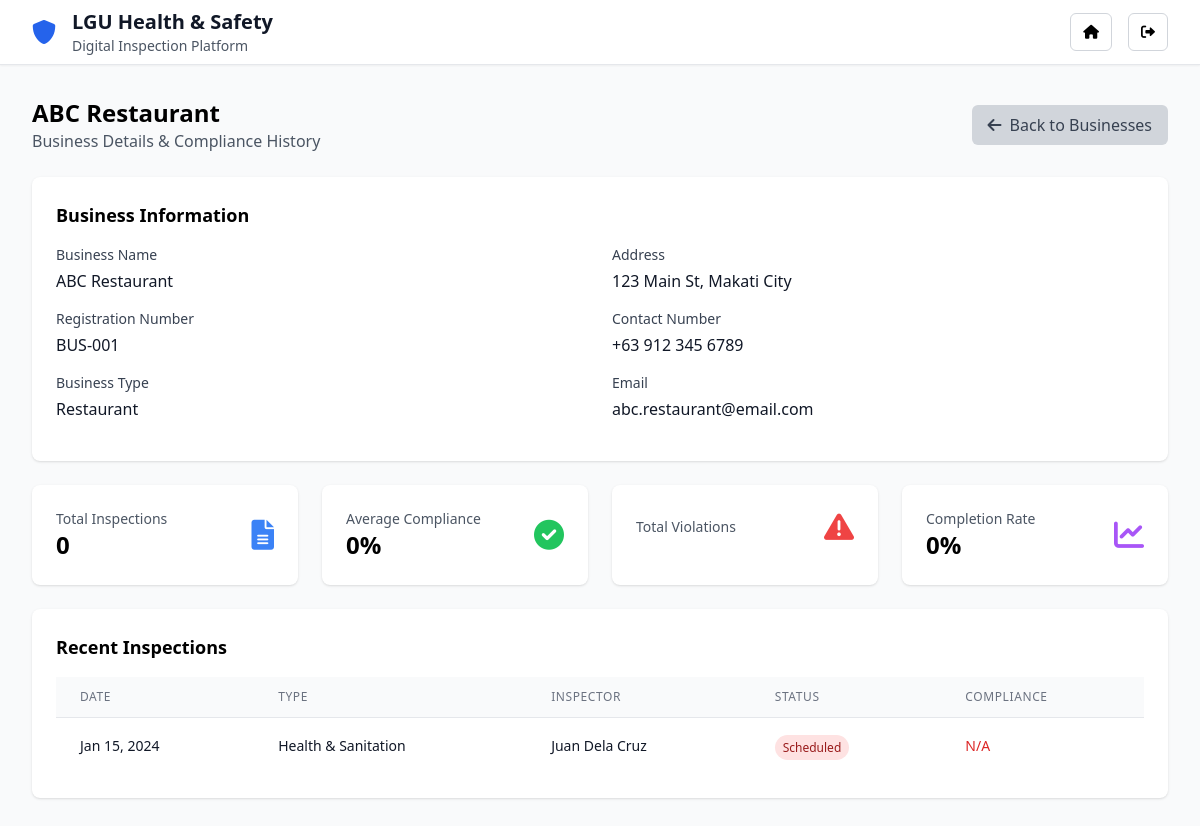
Page /admin/business_view.php?id=1 (signed in) on the earlier database version.
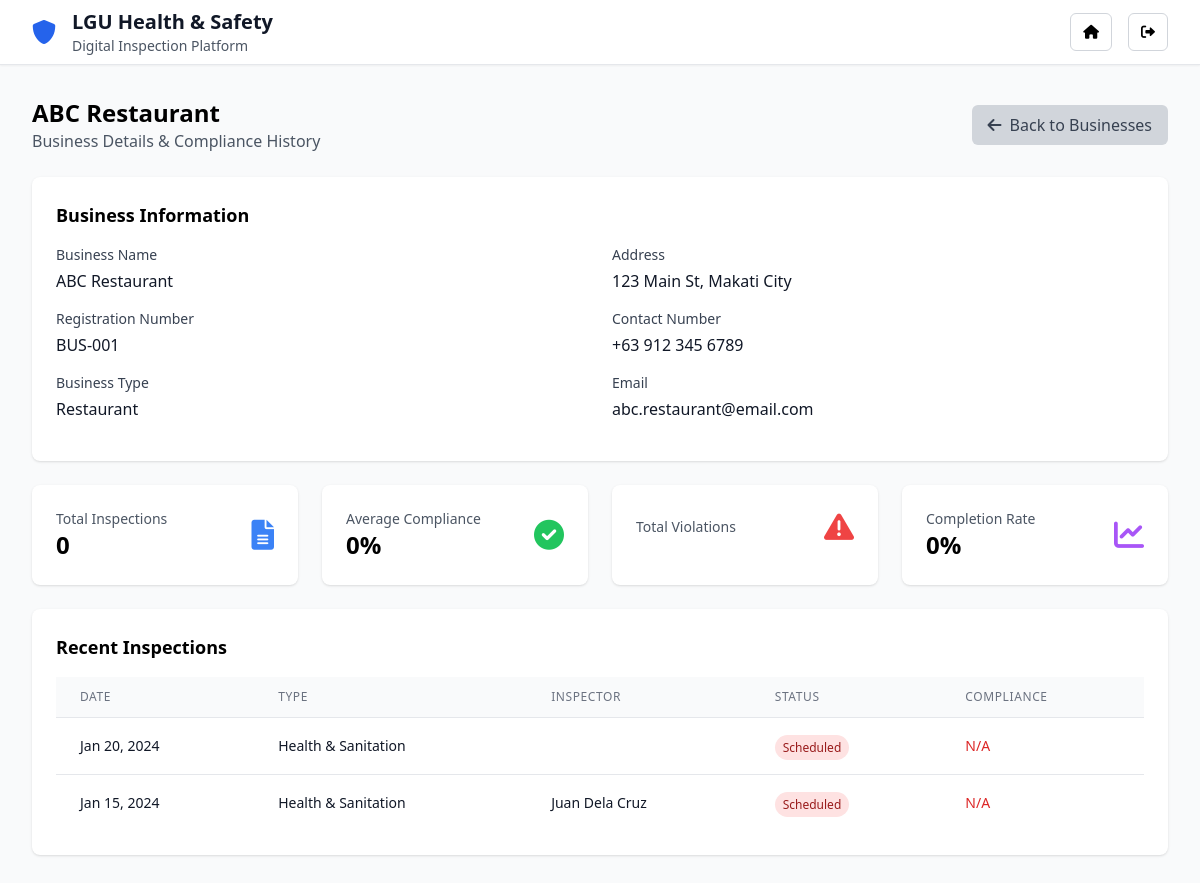
Same page on the later database version.
### tables this page shows
CREATE TABLE inspections (
    id INT PRIMARY KEY AUTO_INCREMENT,
    business_id INT NOT NULL,
    inspector_id INT NULL,
    inspection_type_id INT NOT NULL,
    scheduled_date DATETIME NOT NULL,
    completed_date DATETIME NULL,
    status ENUM('scheduled', 'in_progress', 'completed', 'overdue') NOT NULL DEFAULT 'scheduled',
    priority ENUM('low', 'medium', 'high') NOT NULL DEFAULT 'medium',
    compliance_score INT NULL,
    total_violations INT DEFAULT 0,
    notes TEXT NULL,
    created_at TIMESTAMP DEFAULT CURRENT_TIMESTAMP,
    updated_at TIMESTAMP DEFAULT CURRENT_TIMESTAMP ON UPDATE CURRENT_TIMESTAMP,
    FOREIGN KEY (business_id) REFERENCES businesses(id) ON DELETE CASCADE,
    FOREIGN KEY (inspector_id) REFERENCES users(id) ON DELETE SET NULL,
    FOREIGN KEY (inspection_type_id) REFERENCES inspection_types(id) ON DELETE CASCADE,
    INDEX idx_business (business_id),
    INDEX idx_inspector (inspector_id),
    INDEX idx_status (status),
    INDEX idx_scheduled_date (scheduled_date)
);

CREATE TABLE inspection_types (
    id INT PRIMARY KEY AUTO_INCREMENT,
    name VARCHAR(100) NOT NULL,
    description TEXT NULL,
    created_at TIMESTAMP DEFAULT CURRENT_TIMESTAMP,
    UNIQUE KEY unique_name (name)
);

CREATE TABLE users (
    id INT PRIMARY KEY AUTO_INCREMENT,
    name VARCHAR(255) NOT NULL,
    email VARCHAR(255) UNIQUE NOT NULL,
    password VARCHAR(255) NOT NULL,
    role ENUM('super_admin', 'admin', 'inspector', 'business_owner', 'community_user') NOT NULL DEFAULT 'inspector',
    avatar VARCHAR(255) NULL,
    department VARCHAR(255) NULL,
    certification VARCHAR(255) NULL,
    created_at TIMESTAMP DEFAULT CURRENT_TIMESTAMP,
    updated_at TIMESTAMP DEFAULT CURRENT_TIMESTAMP ON UPDATE CURRENT_TIMESTAMP,
    INDEX idx_email (email),
    INDEX idx_role (role)
);

### models/Business.php (called while the page is built, shortened)
<?php
class Business {
    private $conn;
    private $table_name = "businesses";
    public $id;
    public function __construct($db) {
        $this->conn = $db;
    }
    public function readOne() {
        $query = "SELECT b.*, u.name as owner_name, u.email as owner_email, ui.name as inspector_name
                  FROM " . $this->table_name . " b
                  LEFT JOIN users u ON b.owner_id = u.id
                  LEFT JOIN users ui ON b.inspector_id = ui.id
                  WHERE b.id = ? LIMIT 0,1";
        $stmt = $this->conn->prepare($query);
        $stmt->bindParam(1, $this->id);
        $stmt->execute();
        $row = $stmt->fetch(PDO::FETCH_ASSOC);
        if ($row) {
            return $row;
        }
        return false;
    }
    public function getRecentInspections($business_id, $limit = 5) {
        $query = "SELECT i.*, it.name as inspection_type, u.name as inspector_name
                  FROM inspections i
                  LEFT JOIN inspection_types it ON i.inspection_type_id = it.id
                  LEFT JOIN users u ON i.inspector_id = u.id
                  WHERE i.business_id = ?
                  ORDER BY i.scheduled_date DESC
                  LIMIT ?";
        $stmt = $this->conn->prepare($query);
        $stmt->bindParam(1, $business_id);
        $stmt->bindParam(2, $limit, PDO::PARAM_INT);
        $stmt->execute();
        $inspections = array();
        while ($row = $stmt->fetch(PDO::FETCH_ASSOC)) {
            $inspections[] = $row;
        }
        return $inspections;
    }
}
?>

### admin/business_view.php (the view, shortened to what the changed rows need)
<?php
require_once '../models/Business.php';
$database = new Database();
$db = $database->getConnection();
$business = new Business($db);
$business_id = isset($_GET['id']) ? $_GET['id'] : null;
$business->id = $business_id;
$business_data = $business->readOne();
$recent_inspections = $business->getRecentInspections($business_id, 5);
?>
<!DOCTYPE html>
<html lang="en">
<head>
    <script src="https://cdn.tailwindcss.com"></script>
    <link href="https://cdnjs.cloudflare.com/ajax/libs/font-awesome/6.0.0/css/all.min.css" rel="stylesheet">
</head>
<body class="min-h-screen bg-gray-50">
    <header class="bg-white shadow-sm border-b">
        <div class="max-w-7xl mx-auto px-4 sm:px-6 lg:px-8">
            <div class="flex justify-between items-center h-16">
                <div class="flex items-center space-x-2 sm:space-x-4 min-w-0 flex-1">
                    <div class="min-w-0 flex-1">
                        <h1 class="text-sm sm:text-xl font-bold text-gray-900 truncate">LGU Health & Safety</h1>
                    </div>
                </div>
            </div>
        </div>
    </header>
    <div class="max-w-7xl mx-auto px-4 sm:px-6 lg:px-8 py-4 sm:py-8">
        <div class="flex items-center justify-between mb-6">
            <div>
                <h2 class="text-2xl font-bold"><?php echo $business_data['name']; ?></h2>
            </div>
        </div>
        <div class="bg-white rounded-lg shadow p-6">
            <?php if (empty($recent_inspections)): ?>
                <p class="text-gray-500">No inspections recorded yet.</p>
            <?php else: ?>
                <table class="min-w-full divide-y divide-gray-200">
                    <thead class="bg-gray-50">
                        <tr>
                            <th class="px-6 py-3 text-left text-xs font-medium text-gray-500 uppercase tracking-wider">Date</th>
                            <th class="px-6 py-3 text-left text-xs font-medium text-gray-500 uppercase tracking-wider">Type</th>
                            <th class="px-6 py-3 text-left text-xs font-medium text-gray-500 uppercase tracking-wider">Inspector</th>
                            <th class="px-6 py-3 text-left text-xs font-medium text-gray-500 uppercase tracking-wider">Status</th>
                            <th class="px-6 py-3 text-left text-xs font-medium text-gray-500 uppercase tracking-wider">Compliance</th>
                        </tr>
                    </thead>
                    <tbody class="bg-white divide-y divide-gray-200">
                        <?php foreach ($recent_inspections as $inspection): ?>
                        <tr>
                            <td class="px-6 py-4 whitespace-nowrap">
                                <div class="text-sm text-gray-900"><?php echo date('M j, Y', strtotime($inspection['scheduled_date'])); ?></div>
                            </td>
                            <td class="px-6 py-4 whitespace-nowrap">
                                <div class="text-sm text-gray-900"><?php echo $inspection['inspection_type']; ?></div>
                            </td>
                            <td class="px-6 py-4 whitespace-nowrap">
                                <div class="text-sm text-gray-900"><?php echo $inspection['inspector_name']; ?></div>
                            </td>
                            <td class="px-6 py-4 whitespace-nowrap">
                                <span class="px-2 py-1 text-xs font-medium rounded-full
                                    <?php echo $inspection['status'] == 'completed' ? 'bg-green-100 text-green-800' :
                                           ($inspection['status'] == 'in_progress' ? 'bg-yellow-100 text-yellow-800' : 'bg-red-100 text-red-800'); ?>">
                                    <?php echo ucfirst($inspection['status']); ?>
                                </span>
                            </td>
                            <td class="px-6 py-4 whitespace-nowrap">
                                <div class="text-sm font-medium <?php echo $inspection['compliance_score'] >= 80 ? 'text-green-600' :
                                                                   ($inspection['compliance_score'] >= 60 ? 'text-yellow-600' : 'text-red-600'); ?>">
                                    <?php echo $inspection['compliance_score'] ? $inspection['compliance_score'] . '%' : 'N/A'; ?>
                                </div>
                            </td>
                        </tr>
                        <?php endforeach; ?>
                    </tbody>
                </table>
            <?php endif; ?>
        </div>
    </div>
</body>
</html>

Differences in the rows shown:
added inspections: scheduled_date "Jan 20, 2024", inspection_type.name "Health & Sanitation", status "Scheduled", shows "N/A"
